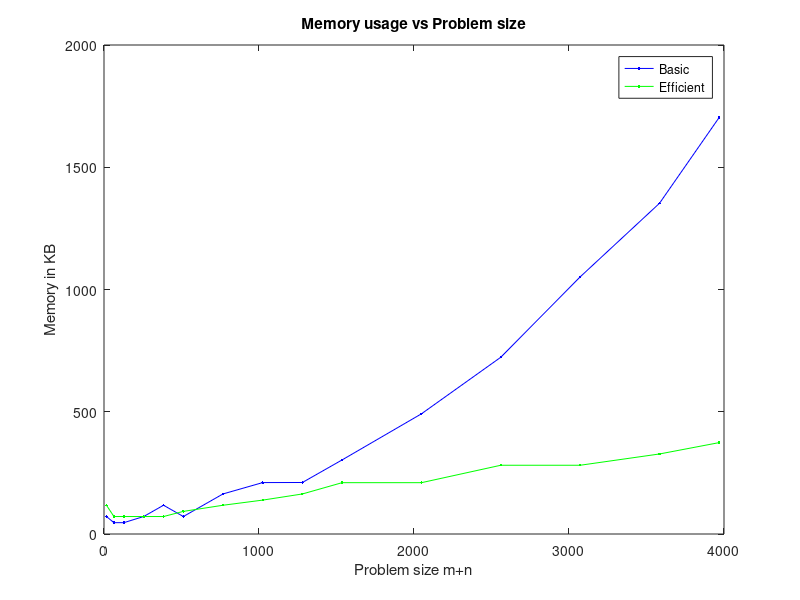
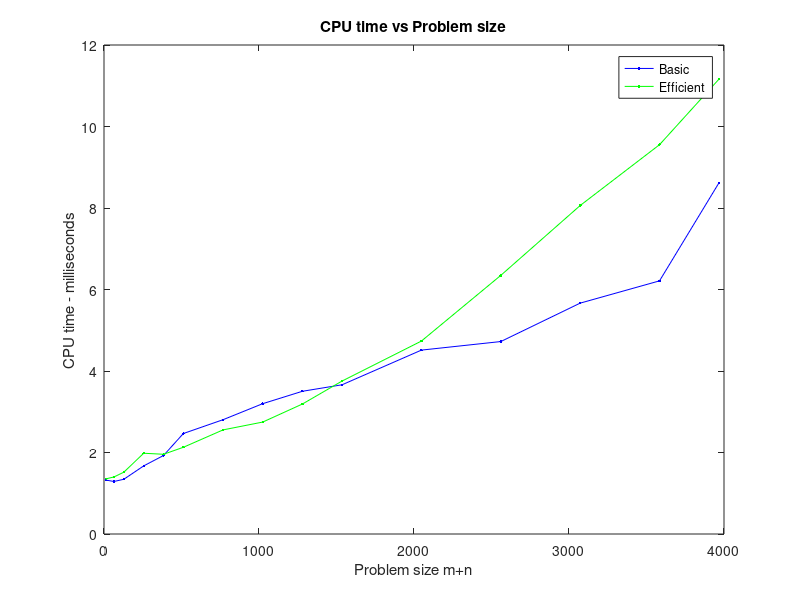

The MATLAB script that drew these images, in order:
x=[16, 64, 128, 256, 384, 512, 768, 1024, 1280, 1536, 2048, 2560, 3072, 3584, 3968];
a=[71.48479999999998, 46.34559999999996, 46.347200000000015, 71.48319999999998, 117.62480000000002, 71.4856, 163.91600000000003, 210.31199999999998, 210.6704, 302.9176, 491.5304, 722.9624,1051.6312, 1352.7223999999999,1702.8608];
b=[117.6224, 71.48479999999998, 71.4856, 71.48319999999998, 71.48400000000001, 92.4856, 117.62960000000001, 138.6344, 163.7648, 209.9048, 209.90560000000002, 281.1984, 281.1992, 327.3392, 373.6744];
figure;
plot(x,a, 'b.-', x,b,'g.-');
legend('Basic', 'Efficient');
xlabel('Problem size m+n');
ylabel('Memory in KB');
title('Memory usage vs Problem size');
hold on;

t1=[1.3212699964642525, 1.2886799946427345,1.3431398943066597,  1.6710399985313416, 1.9266299977898598, 2.46586000174284, 2.804729901254177, 3.198300004005432, 3.502420000731945, 3.662059895694256, 4.512850001454353, 4.722819998860359, 5.665480099618435, 6.2119400054216385, 8.620460003614426];
t2=[1.356470100581646, 1.3994299992918968, 1.5169899985194206, 1.9817000031471252, 1.956690102815628, 2.127999998629093, 2.554719999432564, 2.7468900978565216, 3.189549997448921, 3.7536599040031433, 4.7350500002503395, 6.346749998629093, 8.0607400983572, 9.553379900753498, 11.164059899747372];
figure;
plot(x,t1, 'b.-', x,t2,'g.-');
legend('Basic', 'Efficient');
xlabel('Problem size m+n');
ylabel('CPU time - milliseconds');
title('CPU time vs Problem size');
hold on;